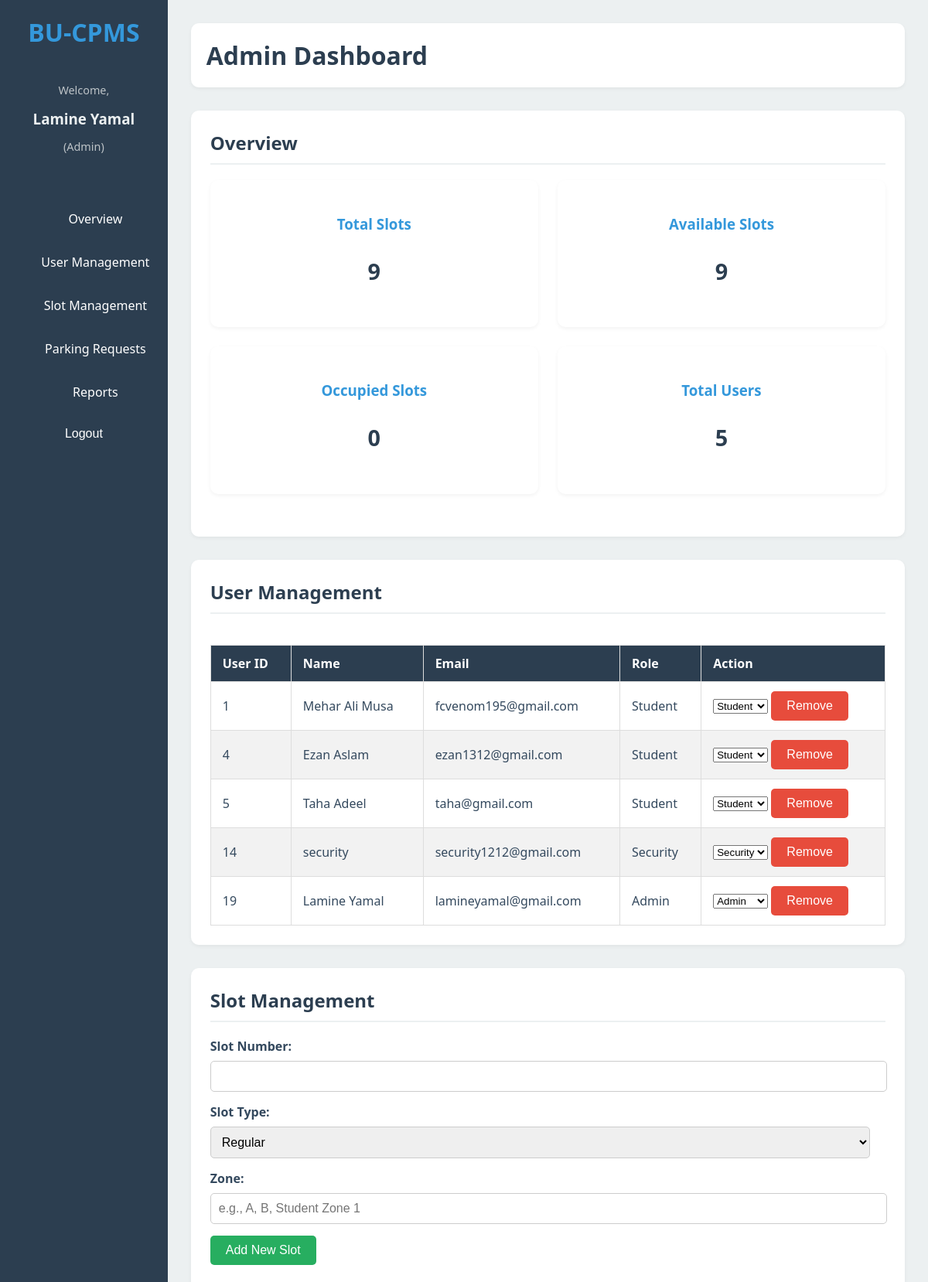
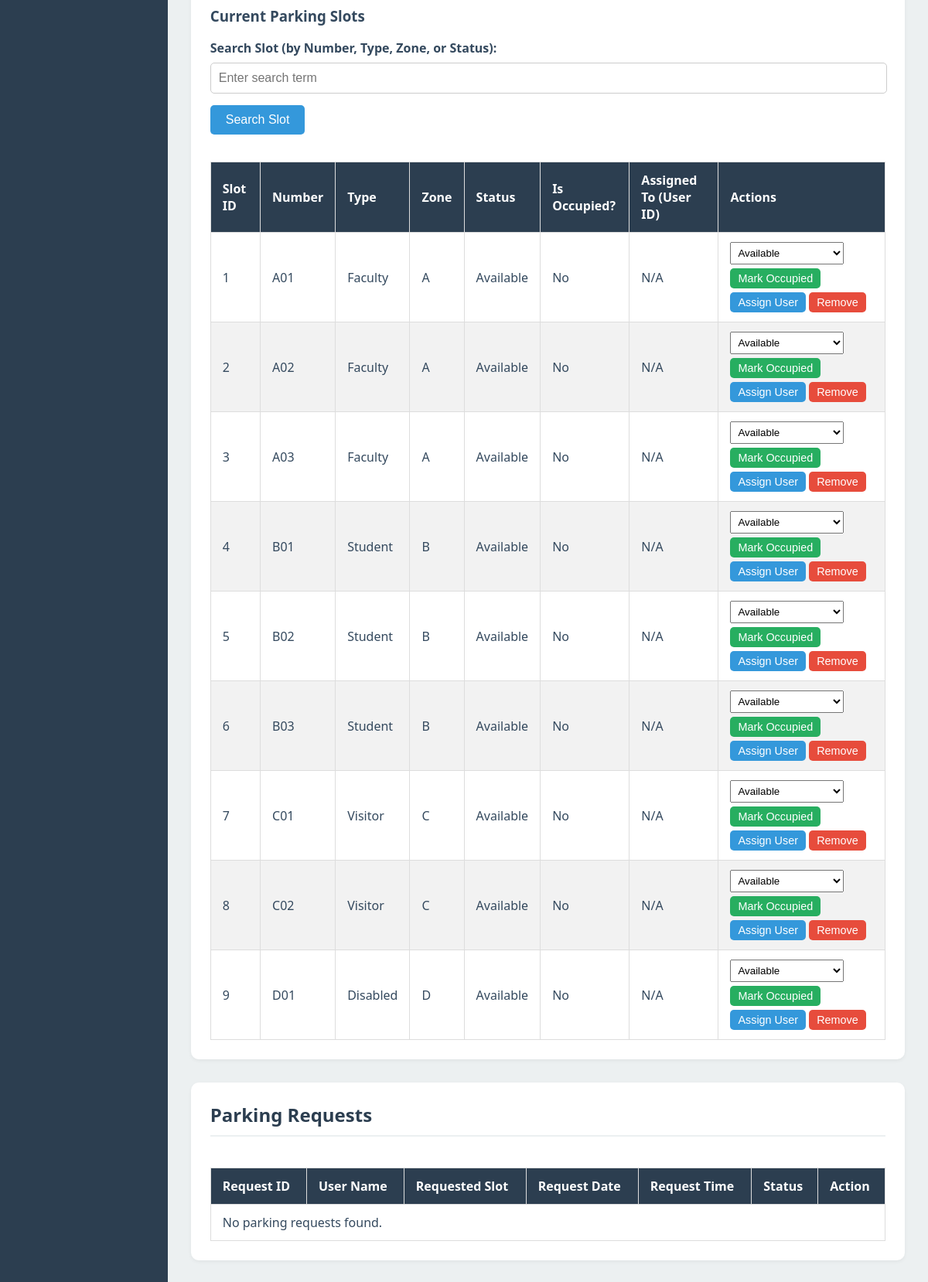
The page /AdminDashboard.php (signed in, upper part) on the database its author committed (2 pictures, top to bottom).
### tables this page shows
CREATE TABLE `user` (
  `UserID` int(11) NOT NULL,
  `Name` varchar(255) NOT NULL,
  `Email` varchar(255) NOT NULL,
  `Password` varchar(255) NOT NULL,
  `Role` enum('Student','Faculty','Admin','Security') NOT NULL,
  `EnrollmentNumber` varchar(50) DEFAULT NULL,
  `EmployeeID` varchar(50) DEFAULT NULL,
  `Phone` varchar(20) DEFAULT NULL
);

CREATE TABLE `parkingslot` (
  `SlotID` int(11) NOT NULL,
  `Zone` varchar(50) NOT NULL,
  `SlotNumber` varchar(50) NOT NULL,
  `SlotType` enum('Faculty','Student','Visitor','Disabled') NOT NULL,
  `IsOccupied` tinyint(1) DEFAULT 0,
  `AssignedTo` int(11) DEFAULT NULL,
  `Status` varchar(50) DEFAULT 'Available'
);

### AdminDashboard.php (the view, shortened to what the rows shown need)
<?php
require_once 'db.php';
?>
<!DOCTYPE html>
<html lang="en">
<head>
</head>
<body>
    <div class="main-content">
        <header>
            <h1>Admin Dashboard</h1>
        </header>
        <section id="overview" class="section">
            <h2>Overview</h2>
        </section>
        <section id="user-management" class="section">
            <h2>User Management</h2>
            <div class="table-responsive">
                <table>
                    <thead>
                        <tr>
                            <th>User ID</th>
                            <th>Name</th>
                            <th>Email</th>
                            <th>Role</th>
                            <th>Action</th>
                        </tr>
                    </thead>
                    <tbody>
                        <?php
                        $sql_users = "SELECT UserID, Name, Email, Role FROM User";
                        $result_users = $conn->query($sql_users);
                        if ($result_users->num_rows > 0) {
                            while ($row = $result_users->fetch_assoc()) {
                                echo "<tr>";
                                echo "<td>" . htmlspecialchars($row['UserID']) . "</td>";
                                echo "<td>" . htmlspecialchars($row['Name']) . "</td>";
                                echo "<td>" . htmlspecialchars($row['Email']) . "</td>";
                                echo "<td>" . htmlspecialchars($row['Role']) . "</td>";
                                echo "<td>
                                        <form action='admin_actions.php' method='POST' style='display:inline-block;'>
                                            <input type='hidden' name='action' value='change_role'>
                                            <input type='hidden' name='user_id' value='" . htmlspecialchars($row['UserID']) . "'>
                                            <select name='new_role' class='form-control' onchange='this.form.submit()'>
                                                <option value='Student' " . ($row['Role'] == 'Student' ? 'selected' : '') . ">Student</option>
                                                <option value='Faculty' " . ($row['Role'] == 'Faculty' ? 'selected' : '') . ">Faculty</option>
                                                <option value='Security' " . ($row['Role'] == 'Security' ? 'selected' : '') . ">Security</option>
                                                <option value='Admin' " . ($row['Role'] == 'Admin' ? 'selected' : '') . ">Admin</option>
                                            </select>
                                        </form>
                                        <button class='btn btn-danger remove-user-btn' data-user-id='" . htmlspecialchars($row['UserID']) . "'>Remove</button>
                                      </td>";
                                echo "</tr>";
                            }
                        } else {
                            echo "<tr><td colspan='5'>No users found.</td></tr>";
                        }
                        ?>
                    </tbody>
                </table>
            </div>
        </section>
        <section id="slot-management" class="section">
    <h2>Slot Management</h2>
    <div class="table-responsive">
        <table>
            <thead>
                <tr>
                    <th>Slot ID</th>
                    <th>Number</th>
                    <th>Type</th>
                    <th>Zone</th>
                    <th>Status</th> <th>Is Occupied?</th> <th>Assigned To (User ID)</th>
                    <th>Actions</th>
                </tr>
            </thead>
            <tbody>
                <?php
                $search_condition = "";
                $sql_slots = "SELECT ps.SlotID, ps.SlotNumber, ps.SlotType, ps.Zone, ps.Status, ps.IsOccupied, ps.AssignedTo, u.Name as AssignedUserName
                              FROM ParkingSlot ps
                              LEFT JOIN User u ON ps.AssignedTo = u.UserID
                              $search_condition
                              ORDER BY ps.SlotID";
                $stmt_slots = $conn->prepare($sql_slots);
                if ($stmt_slots) {
                    $stmt_slots->execute();
                    $result_slots = $stmt_slots->get_result();
                    if ($result_slots->num_rows > 0) {
                        while ($row = $result_slots->fetch_assoc()) {
                            echo "<tr>";
                            echo "<td>" . htmlspecialchars($row['SlotID']) . "</td>";
                            echo "<td>" . htmlspecialchars($row['SlotNumber']) . "</td>";
                            echo "<td>" . htmlspecialchars($row['SlotType']) . "</td>";
                            echo "<td>" . htmlspecialchars($row['Zone']) . "</td>";
                            echo "<td>" . htmlspecialchars($row['Status']) . "</td>";
                            echo "<td>" . ($row['IsOccupied'] ? 'Yes' : 'No') . "</td>";
                            echo "<td>" . ($row['AssignedTo'] ? htmlspecialchars($row['AssignedTo']) . ($row['AssignedUserName'] ? ' (' . htmlspecialchars($row['AssignedUserName']) . ')' : '') : 'N/A') . "</td>";
                            echo "<td>
                                    <form action='admin_actions.php' method='POST' style='display:inline-block; margin-bottom:5px;'>
                                        <input type='hidden' name='slot_id' value='" . htmlspecialchars($row['SlotID']) . "'>
                                        <select name='new_status_text' onchange='this.form.submit()' style='padding: 5px;'>
                                            <option value='Available' " . ($row['Status'] == 'Available' ? 'selected' : '') . ">Available</option>
                                            <option value='Occupied' " . ($row['Status'] == 'Occupied' ? 'selected' : '') . ">Occupied (System)</option>
                                            <option value='Reserved' " . ($row['Status'] == 'Reserved' ? 'selected' : '') . ">Reserved (System)</option>
                                            <option value='Maintenance' " . ($row['Status'] == 'Maintenance' ? 'selected' : '') . ">Maintenance</option>
                                        </select>
                                    </form>
                                    <form action='admin_actions.php' method='POST' style='display:inline-block; margin-bottom:5px;'>
                                        <input type='hidden' name='slot_id' value='" . htmlspecialchars($row['SlotID']) . "'>
                                        <input type='hidden' name='new_status' value='" . ($row['IsOccupied'] ? 0 : 1) . "'>
                                        <button type='submit' class='btn " . ($row['IsOccupied'] ? "btn-warning" : "btn-success") . "' style='padding: 5px 10px; font-size: 0.9em;'>" . ($row['IsOccupied'] ? "Mark Free" : "Mark Occupied") . "</button>
                                    </form>
                                    <button class='btn btn-info assign-slot-btn' data-slot-id='" . htmlspecialchars($row['SlotID']) . "' style='padding: 5px 10px; font-size: 0.9em;'>Assign User</button>
                                    <form action='admin_actions.php' method='POST' onsubmit='return confirm(\"Are you sure you want to remove slot " . htmlspecialchars($row['SlotNumber']) . "?\");' style='display:inline-block;'>
                                        <input type='hidden' name='slot_id' value='" . htmlspecialchars($row['SlotID']) . "'>
                                        <button type='submit' class='btn btn-danger' style='padding: 5px 10px; font-size: 0.9em;'>Remove</button>
                                    </form>
                                  </td>";
                            echo "</tr>";
                        }
                    } else {
                        echo "<tr><td colspan='8'>No parking slots found" . (isset($_GET['search_slot']) ? " matching your search." : ".") . "</td></tr>";
                    }
                } else {
                    echo "<tr><td colspan='8'>Error fetching slots: " . $conn->error . "</td></tr>";
                }
                ?>
            </tbody>
        </table>
    </div>
</section>
        <section id="parking-requests" class="section">
            <h2>Parking Requests</h2>
            <div class="table-responsive">
                <table>
                    <thead>
                        <tr>
                            <th>Request ID</th>
                            <th>User Name</th>
                            <th>Requested Slot</th>
                            <th>Request Date</th>
                            <th>Request Time</th>
                            <th>Status</th>
                            <th>Action</th>
                        </tr>
                    </thead>
                </table>
            </div>
        </section>
    </div>
</body>
</html>

### rows shown on the page
user: UserID "1", Name "Mehar Ali Musa", Email "fcvenom195@gmail.com", Role "Student", new_role "Student"
user: UserID "4", Name "Ezan Aslam", Email "ezan1312@gmail.com", Role "Student", new_role "Student"
user: UserID "5", Name "Taha Adeel", Email "taha@gmail.com", Role "Student", new_role "Student"
user: UserID "14", Name "security", Email "security1212@gmail.com", Role "Security", new_role "Security"
user: UserID "19", Name "Lamine Yamal", Email "lamineyamal@gmail.com", Role "Admin", new_role "Admin"
parkingslot: SlotID "1", SlotNumber "A01", SlotType "Faculty", Zone "A", Status "Available", IsOccupied "No", shows "N/A", new_status_text "Available"
parkingslot: SlotID "2", SlotNumber "A02", SlotType "Faculty", Zone "A", Status "Available", IsOccupied "No", shows "N/A", new_status_text "Available"
parkingslot: SlotID "3", SlotNumber "A03", SlotType "Faculty", Zone "A", Status "Available", IsOccupied "No", shows "N/A", new_status_text "Available"
parkingslot: SlotID "4", SlotNumber "B01", SlotType "Student", Zone "B", Status "Available", IsOccupied "No", shows "N/A", new_status_text "Available"
parkingslot: SlotID "5", SlotNumber "B02", SlotType "Student", Zone "B", Status "Available", IsOccupied "No", shows "N/A", new_status_text "Available"
parkingslot: SlotID "6", SlotNumber "B03", SlotType "Student", Zone "B", Status "Available", IsOccupied "No", shows "N/A", new_status_text "Available"
parkingslot: SlotID "7", SlotNumber "C01", SlotType "Visitor", Zone "C", Status "Available", IsOccupied "No", shows "N/A", new_status_text "Available"
parkingslot: SlotID "8", SlotNumber "C02", SlotType "Visitor", Zone "C", Status "Available", IsOccupied "No", shows "N/A", new_status_text "Available"
parkingslot: SlotID "9", SlotNumber "D01", SlotType "Disabled", Zone "D", Status "Available", IsOccupied "No", shows "N/A", new_status_text "Available"

### other values the page prints
$loggedInUserName "Lamine Yamal"
$loggedInUserRole "Admin"
$total_slots "9"
$available_slots "9"
$occupied_slots "0"
$total_users "5"
